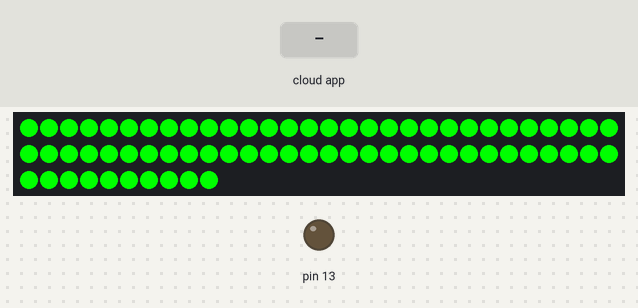
This sketch was run on a simulated Arduino Uno, built with avr-gcc and run on an emulated ATmega328P. Shown: 70 RGB LEDs in strip order, left to right, continuing on the next row, output pins drawn as LEDs (lit = HIGH). The inputs (shaded band) are chosen by the test bench. The ROS host is connected and sends only what is stated.

Above: at 2.0 s.
2.1 s: the phone or cloud app sets batteryPercent to 0
At 4.5 s:
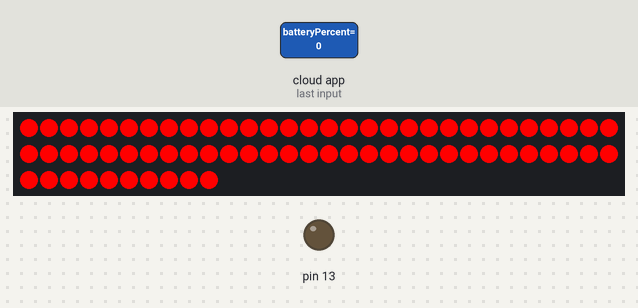
Timing chart, 0 to 6.0 s (numbered marks = the images above; inputs shaded):
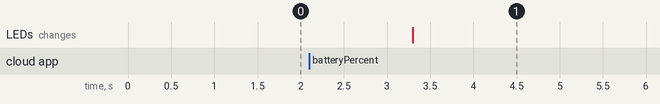

Measured:
- after the input at 2.1 s, the LEDs: change after 1.2 s (image 1)

The sketch:

LED_Code_State_Subscriber.ino
```cpp
#include "LPD8806.h"
#include "SPI.h"
#include <ros.h>
#include <std_msgs/Bool.h>
#include <std_msgs/Float32.h>
#include <std_msgs/UInt8.h>


//define logic state:
bool autoMode;

// Number of RGB LEDs in strand:
int nLEDs = 70;

// Chose 2 pins for output; can be any valid output pins:
int dataPin  = 2;
int clockPin = 3;

int izzyState = 0; //General State Machine for Loops
int controlRepeat = 0; //Conditional Variable to Avoid Blinking During Manual Mode, Starts in Manual Mode
int lastButton = 0; //Conditional Variable to Avoid Multiple Fires with Button Push
uint8_t batteryLife = 100; //Hard value for battery life --- temporary, eventually subscribe to battery
uint8_t oldBatteryLife = 100; //Variable to compare battery life and determine if color change is needed


// First parameter is the number of LEDs in the strand.  The LED strips
// are 32 LEDs per meter but you can extend or cut the strip.  Next two
// parameters are SPI data and clock pins:
LPD8806 strip = LPD8806(nLEDs, dataPin, clockPin);

// You can optionally use hardware SPI for faster writes, just leave out
// the data and clock pin parameters.  But this does limit use to very
// specific pins on the Arduino.  For "classic" Arduinos (Uno, Duemilanove,
// etc.), data = pin 11, clock = pin 13.  For Arduino Mega, data = pin 51,
// clock = pin 52.  For 32u4 Breakout Board+ and Teensy, data = pin B2,
// clock = pin B1.  For Leonardo, this can ONLY be done on the ICSP pins.
//LPD8806 strip = LPD8806(nLEDs);

ros::NodeHandle  nh;

void messageCb( const std_msgs::Bool& autoState){   //State Callback
  if (autoState.data){
      izzyState = 1;
      controlRepeat = 0;
    }
  else {
      izzyState = 0;
    }
  }


void messageCb2( const std_msgs::UInt8& batteryPercent){
   oldBatteryLife = batteryLife;
   batteryLife = uint8_t(batteryPercent.data);
}

ros::Subscriber<std_msgs::Bool> stateSub("autoState", &messageCb );
ros::Subscriber<std_msgs::UInt8> batterySub("batteryPercent", &messageCb2);

void setup()
{
  pinMode(13, OUTPUT);
  pinMode(2, OUTPUT);
  nh.initNode();
  nh.subscribe(stateSub);
    // Start up the LED strip
  nh.subscribe(batterySub);
  strip.begin();
  // Update the strip, to start they are all 'off'
  strip.show();
}


// Display States for Strip of LPD8806-based RGB LED
// Not compatible with Trinket/Gemma due to limited RAM

/*****************************************************************************/

// Hold all dots for full strip.
void colorHold(uint32_t c, uint8_t wait) {
  int i;

  // Start by turning all pixels off:
  for(i=0; i<strip.numPixels(); i++) strip.setPixelColor(i, 0);

  // Then turn on one pixel at a time:
  for(i=0; i<strip.numPixels(); i++) {
    strip.setPixelColor(i, c); // Set new pixel 'on'
    strip.show();              // Refresh LED states
    //delay(wait); DON'T USE DELAY IN COLOR FUNCTION!!!
  }
}


void loop() {
  nh.spinOnce();
  if (izzyState == 0){ // Manual Mode
      if (batteryLife >= 60){
        if (controlRepeat == 0){
          colorHold(strip.Color(  0,127,  0), 100); // Green for High Battery
          controlRepeat = 1;
        }
        if (oldBatteryLife<60){
          colorHold(strip.Color(  0,127,  0), 100); // Green for High Battery
        }
      }
      else if (20 < batteryLife && batteryLife < 60){
        if (controlRepeat == 0){
          colorHold(strip.Color( 127, 30,   0), 100); // Orange-Yellow for Medium Battery
          controlRepeat = 1;
        }
        if (oldBatteryLife<=20){
          colorHold(strip.Color( 127, 30,   0), 100); // Orange-Yellow for Medium Battery
        }
        if (oldBatteryLife>=60){
          colorHold(strip.Color( 127, 30,   0), 100); // Orange-Yellow for Medium Battery
        }
      }
      else{
        if (controlRepeat == 0){
          colorHold(strip.Color( 127,   0,   0), 100); // Red for Low Battery
          controlRepeat = 1;
        }
        if (oldBatteryLife>20){
          colorHold(strip.Color( 127,   0,   0), 100); // Red for Low Battery
        }
      }
      //digitalWrite(13, HIGH-digitalRead(13));   // blink the led
  }
  if (izzyState == 1){ // Autonomous Mode
      if (batteryLife >= 60){
        colorHold(strip.Color(  0,127,  0), 100); // Green for High Battery
      }
      else if (20 < batteryLife && batteryLife < 60){
        colorHold(strip.Color( 127, 30,   0), 100); // Orange-Yellow for Medium Battery
      }
      else{
        colorHold(strip.Color( 127,   0,   0), 100); // Red for Low Battery
      //digitalWrite(13, LOW-digitalRead(13));   // blink the led
      }
  }
  //delay(1);
}
```
